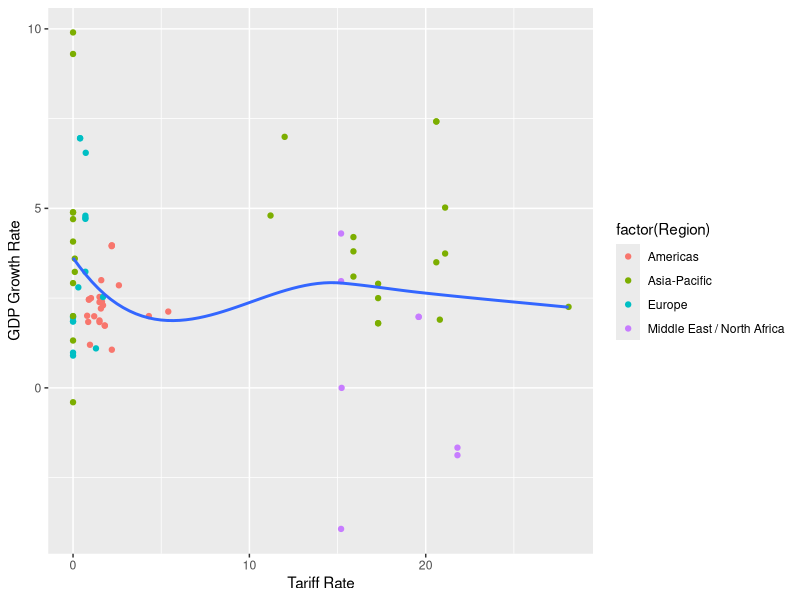

This chart was generated by the following R code:
library(ggplot2)
df <- read.csv("data/sample.csv")

colnames(df) <- c(
  "Year",
  "Country",
  "Region",
  "Tariff.Rate",
  "Income.Tax.Rate",
  "Corporate.Tax.Rate",
  "Tax.Burden",
  "Government.Expenditure",
  "Population.Millions",
  "GDP.Billions",
  "GDP.Growth.Rate",
  "Five.Year.GDP.Growth.Rate",
  "GDP.per.Capita",
  "Unemployment",
  "Inflation",
  "FDI.Inflow",
  "Public.Debt"
  )

df[df == "North America"] <- "Americas"
df[df == "Middle East and North Africa"] <- "Middle East / North Africa"

Tariff.GDP.Growth <- ggplot(
  # Accounting for obvious outliers
  subset(df, GDP.Growth.Rate > -5 & GDP.Growth.Rate < 20),
  aes(x = Tariff.Rate, y = GDP.Growth.Rate)
  ) +
  geom_point(aes(color = factor(Region))) +
  geom_smooth(method = "loess", se = F) +
  xlab("Tariff Rate") +
  ylab("GDP Growth Rate")

Tariff.GDP.Growth